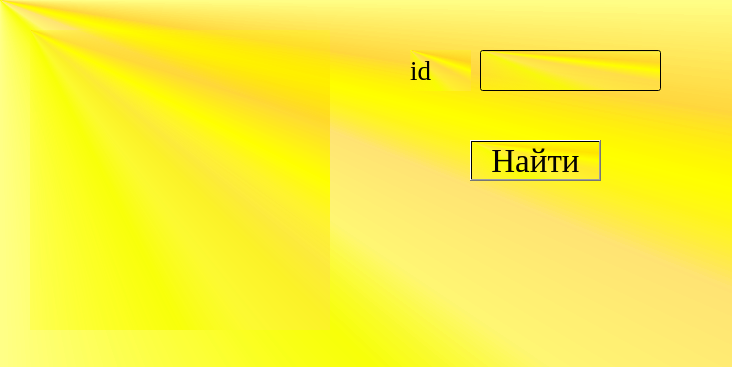
<?xml version="1.0" encoding="UTF-8"?>
<ui version="4.0">
 <class>Form</class>
 <widget class="QWidget" name="Form">
  <property name="geometry">
   <rect>
    <x>0</x>
    <y>0</y>
    <width>732</width>
    <height>367</height>
   </rect>
  </property>
  <property name="windowTitle">
   <string>Form</string>
  </property>
  <property name="styleSheet">
   <string notr="true">background-color: qconicalgradient(cx:0, cy:0, angle:135, stop:0 rgba(255, 255, 0, 69), stop:0.375 rgba(255, 255, 0, 69), stop:0.423533 rgba(251, 255, 0, 145), stop:0.45 rgba(247, 255, 0, 208), stop:0.477581 rgba(255, 244, 71, 130), stop:0.518717 rgba(255, 218, 71, 130), stop:0.55 rgba(255, 255, 0, 255), stop:0.57754 rgba(255, 203, 0, 130), stop:0.625 rgba(255, 255, 0, 69), stop:1 rgba(255, 255, 0, 69));</string>
  </property>
  <widget class="QLabel" name="label">
   <property name="geometry">
    <rect>
     <x>410</x>
     <y>50</y>
     <width>61</width>
     <height>41</height>
    </rect>
   </property>
   <property name="font">
    <font>
     <family>Times New Roman</family>
     <pointsize>20</pointsize>
     <weight>9</weight>
     <italic>false</italic>
     <bold>false</bold>
    </font>
   </property>
   <property name="styleSheet">
    <string notr="true">color: rgb(0, 0, 0);
font: 75 20pt &quot;Times New Roman&quot;;</string>
   </property>
   <property name="text">
    <string>id</string>
   </property>
  </widget>
  <widget class="QLineEdit" name="personId">
   <property name="geometry">
    <rect>
     <x>480</x>
     <y>50</y>
     <width>181</width>
     <height>41</height>
    </rect>
   </property>
   <property name="font">
    <font>
     <family>Times New Roman</family>
     <pointsize>20</pointsize>
     <weight>9</weight>
     <italic>false</italic>
     <bold>false</bold>
    </font>
   </property>
   <property name="styleSheet">
    <string notr="true">color: rgb(0, 0, 0);
font: 75 20pt &quot;Times New Roman&quot;;</string>
   </property>
  </widget>
  <widget class="QLabel" name="photo_label">
   <property name="geometry">
    <rect>
     <x>30</x>
     <y>30</y>
     <width>300</width>
     <height>300</height>
    </rect>
   </property>
   <property name="styleSheet">
    <string notr="true">border-color: rgb(0, 0, 0);</string>
   </property>
   <property name="text">
    <string/>
   </property>
  </widget>
  <widget class="QPushButton" name="searchButton">
   <property name="geometry">
    <rect>
     <x>470</x>
     <y>140</y>
     <width>131</width>
     <height>41</height>
    </rect>
   </property>
   <property name="font">
    <font>
     <family>Times New Roman</family>
     <pointsize>25</pointsize>
     <weight>9</weight>
     <italic>false</italic>
     <bold>false</bold>
    </font>
   </property>
   <property name="styleSheet">
    <string notr="true">color: rgb(4, 1, 1);
font: 75 25pt &quot;Times New Roman&quot;;</string>
   </property>
   <property name="text">
    <string>Найти</string>
   </property>
  </widget>
 </widget>
 <resources/>
 <connections/>
</ui>
